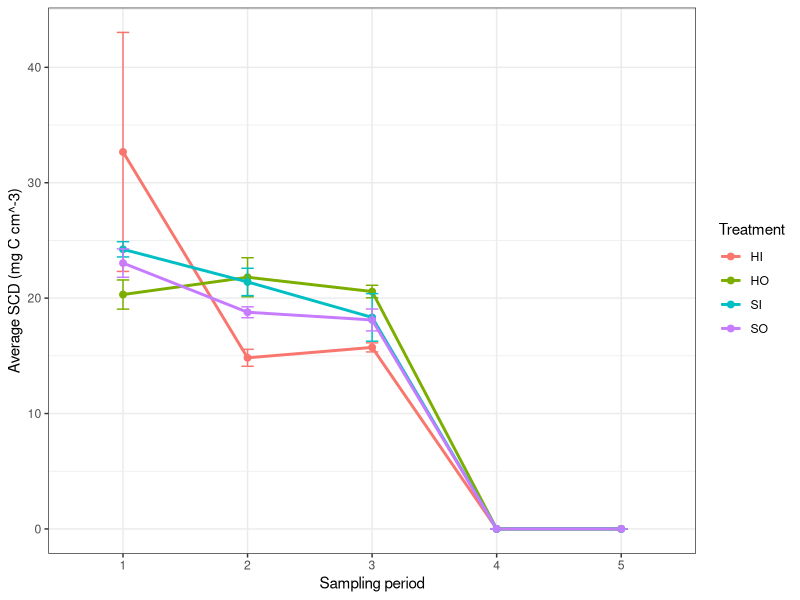
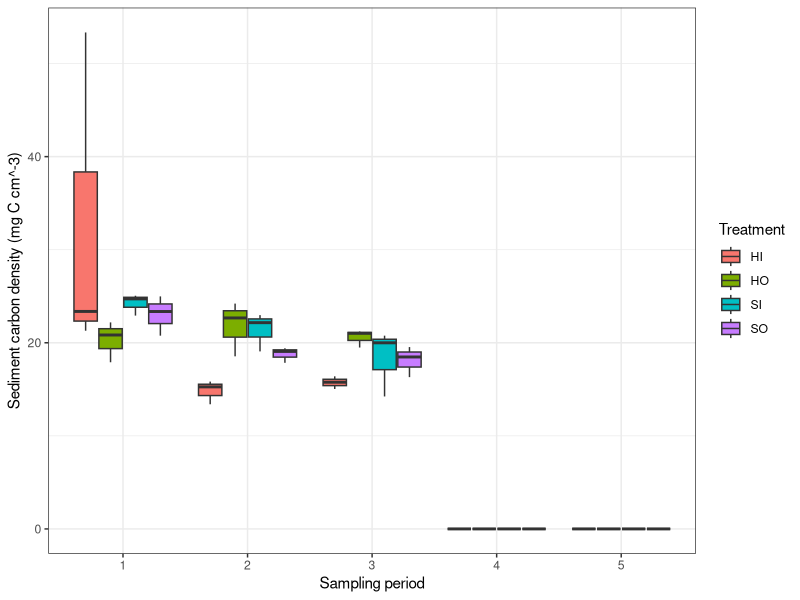
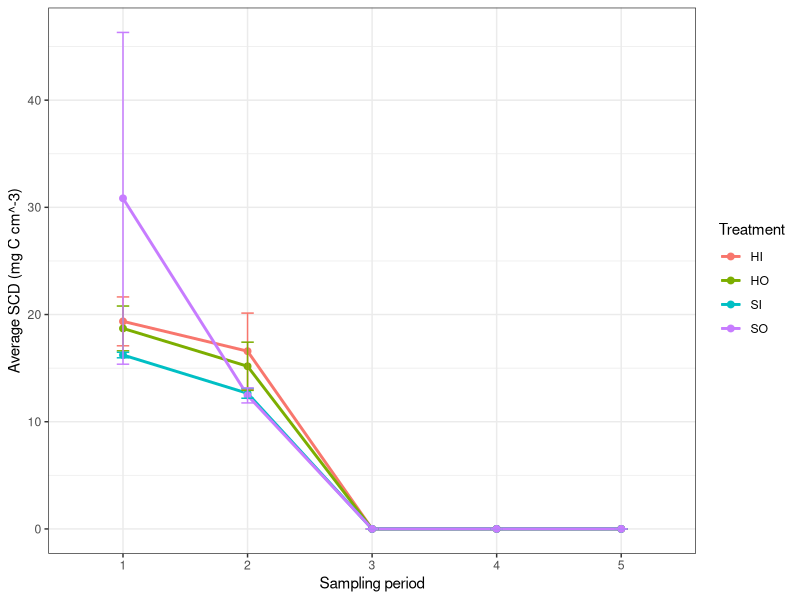
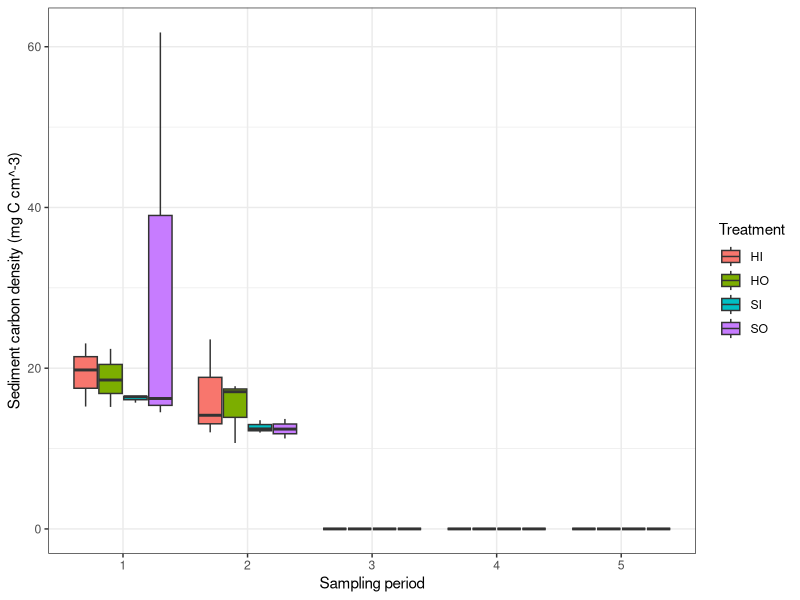
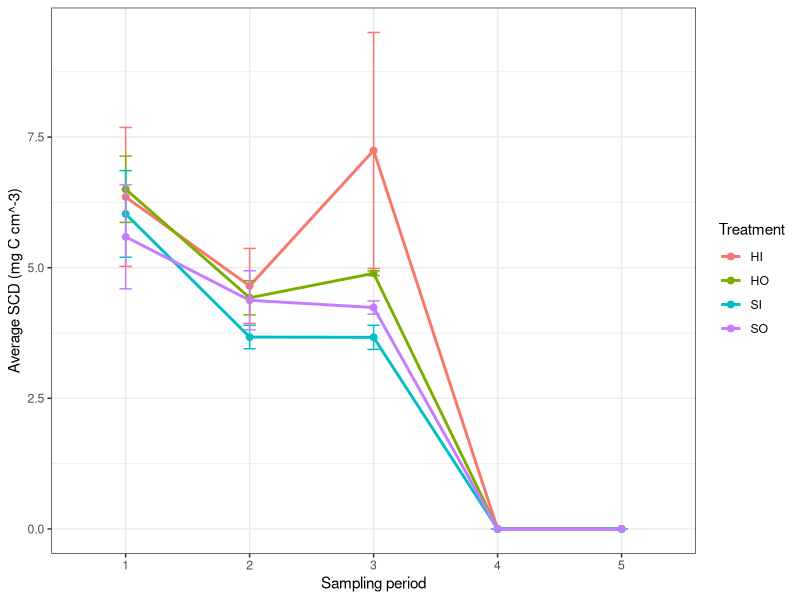
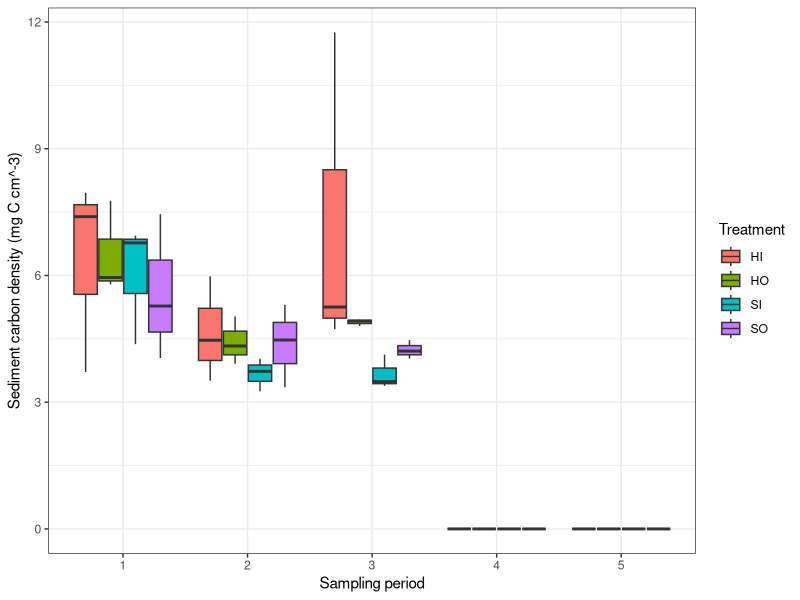
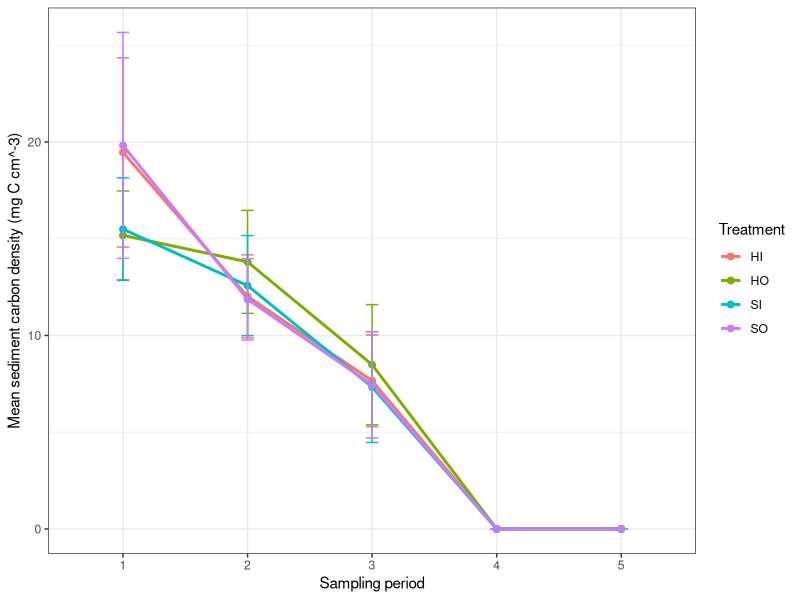
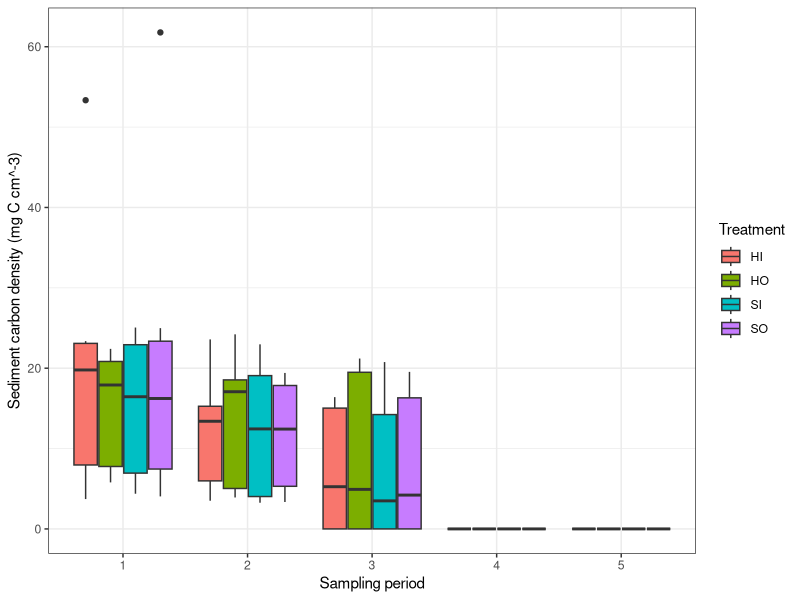

Reproduce these figures in R, in order.
## ---- chunk 1
#| echo: false
#| warning: false
#| message: false

#load libraries
library(tidyverse)
library(readxl)
library(ggplot2)
library(dplyr)
library(car)
library(emmeans)

#load data
sed <- read_xlsx("../data/seddataR.xlsx")

# average SCD dataframe
SCD_avg <- sed %>%
  group_by(SITE, TREATMENT, TIME) %>%
  summarise(
    mean_SCD = mean(SCD, na.rm = TRUE),
    sd_SCD   = sd(SCD, na.rm = TRUE),
    n        = n(),
    se_SCD   = sd_SCD / sqrt(n)
  ) %>%
  ungroup()

# GGPLOT for avg SCD per time and treatment at each site
SCDSiteTreatmentTime_mean <- ggplot(
  SCD_avg,
  aes(
    x = TIME,
    y = mean_SCD,
    color = SITE,
    linetype = TREATMENT,
    group = interaction(SITE, TREATMENT)
  )
) +
  geom_line(linewidth = 1) +
  geom_point(size = 2) +
  geom_errorbar(aes(ymin = mean_SCD - se_SCD,
                    ymax = mean_SCD + se_SCD),
                width = 0.1) +
  labs(
    x = "Sampling Period",
    y = "Mean sediment carbon density (mg C cm^-3)",
    color = "Site",
    linetype = "Treatment"
  ) +
  theme_bw()

# make sure TIME is treated as a factor
SCD_avg <- SCD_avg |>
  mutate(TIME = factor(TIME))

# helper function to plot one site
plot_site_scd <- function(site_code) {
  ggplot(
    filter(SCD_avg, SITE == site_code),
    aes(
      x = TIME,
      y = mean_SCD,
      color = TREATMENT,
      group = TREATMENT
    )
  ) +
    geom_line(linewidth = 1) +
    geom_point(size = 2) +
    geom_errorbar(
      aes(
        ymin = mean_SCD - se_SCD,
        ymax = mean_SCD + se_SCD
      ),
      width = 0.1
    ) +
    labs(
      x = "Sampling period",
      y = "Average SCD (mg C cm^-3)",
      color = "Treatment"
    ) +
    theme_bw()
}

# three separate plots
SCD_BB <- plot_site_scd("BB")
SCD_FB <- plot_site_scd("FB")
SCD_LB <- plot_site_scd("LB")

# make sure TIME is a factor
sed <- sed |>
  mutate(TIME = factor(TIME))

# helper function: boxplots for one site
plot_site_scd_box <- function(site_code) {
  ggplot(
    filter(sed, SITE == site_code),
    aes(
      x = TIME,
      y = SCD,
      fill = TREATMENT
    )
  ) +
    geom_boxplot(position = position_dodge(width = 0.8)) +
    labs(
      x = "Sampling period",
      y = "Sediment carbon density (mg C cm^-3)",
      fill = "Treatment"
    ) +
    theme_bw()
}

# three separate boxplots
SCD_BB_box <- plot_site_scd_box("BB")
SCD_FB_box <- plot_site_scd_box("FB")
SCD_LB_box <- plot_site_scd_box("LB")
## ---- chunk 2
#| echo: false
#| warning: false
#| message: false
SCD_BB
SCD_BB_box
## ---- chunk 3
#| echo: false
#| warning: false
#| message: false
SCD_FB
SCD_FB_box
## ---- chunk 4
#| echo: false
#| warning: false
#| message: false
SCD_LB
SCD_LB_box
## ---- chunk 5
#| echo: false
#| warning: false
#| message: false
# make sure TIME is categorical
sed2 <- sed |>
  mutate(TIME = factor(TIME))

SCD_treat_time <- sed2 |>
  group_by(TREATMENT, TIME) |>
  summarise(
    mean_SCD = mean(SCD, na.rm = TRUE),
    sd_SCD   = sd(SCD, na.rm = TRUE),
    n        = n(),
    se_SCD   = sd_SCD / sqrt(n),
    .groups  = "drop"
  )

SCD_treat_time_plot <- ggplot(
  SCD_treat_time,
  aes(
    x = TIME,
    y = mean_SCD,
    color = TREATMENT,
    group = TREATMENT
  )
) +
  geom_line(linewidth = 1) +
  geom_point(size = 2) +
  geom_errorbar(
    aes(
      ymin = mean_SCD - se_SCD,
      ymax = mean_SCD + se_SCD
    ),
    width = 0.1
  ) +
  labs(
    x = "Sampling period",
    y = "Mean sediment carbon density (mg C cm^-3)",
    color = "Treatment"
  ) +
  theme_bw()

SCD_treat_time_plot

sed_box <- sed |>
  mutate(
    TIME = factor(TIME),
    TREATMENT = factor(TREATMENT)
  )

SCD_treat_time_box <- ggplot(
  sed_box,
  aes(
    x = TIME,
    y = SCD,
    fill = TREATMENT
  )
) +
  geom_boxplot(position = position_dodge(width = 0.8)) +
  labs(
    x = "Sampling period",
    y = "Sediment carbon density (mg C cm^-3)",
    fill = "Treatment"
  ) +
  theme_bw()

SCD_treat_time_box
## ---- chunk 6
#| echo: false
#| warning: false
#| message: false
sed_box_filt <- sed |>
  mutate(
    TIME = factor(TIME),
    TREATMENT = factor(TREATMENT)
  ) |>
  filter(!TREATMENT %in% c("SO", "HO"))   # keep only HI, SI (or whatever’s left)

SCD_treat_time_box_noout <- ggplot(
  sed_box_filt,
  aes(
    x = TIME,
    y = SCD,
    fill = TREATMENT
  )
) +
  geom_boxplot(position = position_dodge(width = 0.8)) +
  labs(
    x = "Sampling period",
    y = "Sediment carbon density (mg C cm^-3)",
    fill = "Treatment"
  ) +
  theme_bw()

SCD_treat_time_box_noout
## ---- chunk 7
#| echo: false
#| warning: false
#| message: false
plot_site_scd_box_hi_si <- function(site_code) {
  ggplot(
    filter(sed_box_filt, SITE == site_code),
    aes(
      x = TIME,
      y = SCD,
      fill = TREATMENT
    )
  ) +
    geom_boxplot(position = position_dodge(width = 0.8)) +
    labs(
      x = "Sampling period",
      y = "Sediment carbon density (mg C cm^-3)",
      fill = "Treatment"
    ) +
    theme_bw()
}

# three separate plots
SCD_BB_box_hi_si <- plot_site_scd_box_hi_si("BB")
SCD_FB_box_hi_si <- plot_site_scd_box_hi_si("FB")
SCD_LB_box_hi_si <- plot_site_scd_box_hi_si("LB")

sed_filt <- sed |>
  mutate(
    TIME = factor(TIME),
    TREATMENT = factor(TREATMENT)
  ) |>
  filter(!TREATMENT %in% c("SO", "HO"))   # drop SO and HO

# 2. Summarize: mean SCD + SE for each SITE × TREATMENT × TIME
SCD_means_site <- sed_filt |>
  group_by(SITE, TREATMENT, TIME) |>
  summarise(
    mean_SCD = mean(SCD, na.rm = TRUE),
    sd_SCD   = sd(SCD, na.rm = TRUE),
    n        = n(),
    se_SCD   = sd_SCD / sqrt(n),
    .groups  = "drop"
  )

# 3. Helper function to make line+SE plot for one site
plot_site_scd_line <- function(site_code) {
  ggplot(
    filter(SCD_means_site, SITE == site_code),
    aes(
      x = TIME,
      y = mean_SCD,
      color = TREATMENT,
      group = TREATMENT
    )
  ) +
    geom_line(linewidth = 1) +
    geom_point(size = 2) +
    geom_errorbar(
      aes(
        ymin = mean_SCD - se_SCD,
        ymax = mean_SCD + se_SCD
      ),
      width = 0.1
    ) +
    labs(
      x = "Sampling period",
      y = "Mean sediment carbon density (mg C cm^-3)",
      color = "Treatment"
    ) +
    theme_bw()
}

# 4. Three separate plots
SCD_BB_line <- plot_site_scd_line("BB")
SCD_FB_line <- plot_site_scd_line("FB")
SCD_LB_line <- plot_site_scd_line("LB")
## ---- chunk 8
#| echo: false
#| warning: false
#| message: false
SCD_BB_box_hi_si
SCD_BB_line
## ---- chunk 9
#| echo: false
#| warning: false
#| message: false
SCD_FB_box_hi_si
SCD_FB_line
## ---- chunk 10
#| echo: false
#| warning: false
#| message: false
SCD_LB_box_hi_si
SCD_LB_line
## ---- chunk 11
# make sure factors are set up (reuse sed from above)
sed_mod <- sed |>
  mutate(
    SITE      = factor(SITE),
    TIME      = factor(TIME),
    TREATMENT = factor(
      TREATMENT,
      levels = c("HI", "HO", "SI", "SO")  # adjust if needed
    )
  )

BB_T1 <- sed_mod |>
  filter(SITE == "BB", TIME == "1")

BB_T1_lm <- lm(SCD ~ TREATMENT, data = BB_T1)

# ANOVA table for treatment at Brewers, Time 1
Anova(BB_T1_lm, type = 3)

# Treatment means + pairwise tests
emm_BB_T1_direct <- emmeans(BB_T1_lm, ~ TREATMENT)
emm_BB_T1_direct
pairs(emm_BB_T1_direct, adjust = "tukey")
